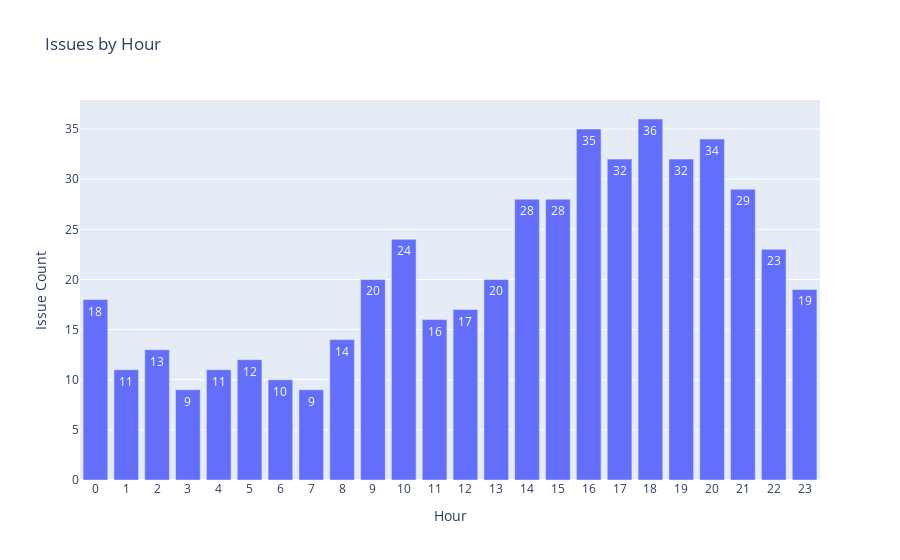

Notebook source saved alongside this figure:
### Code cell
# plot a bar chart for hourly issues
fig = go.Figure([go.Bar(
    x=issues_by_hour.index, 
    y=issues_by_hour.issue_count, 
    text=issues_by_hour.issue_count, 
    textposition='auto')])
fig.update_layout(
    title = 'Issues by Hour', 
    xaxis_title = 'Hour', 
    yaxis_title = 'Issue Count', 
    xaxis_tickmode = 'linear')
fig.show()

### Figure 1 — Plotly figure (JSON) as saved in the notebook; plotly's stock layout.template omitted (floating-point values rounded to 4 significant figures)
{"data": [{"text": [18, 11, 13, 9, 11, 12, 10, 9, 14, 20, 24, 16, 17, 20, 28, 28, 35, 32, 36, 32, 34, 29, 23, 19], "textposition": "auto", "type": "bar", "x": [0, 1, 2, 3, 4, 5, 6, 7, 8, 9, 10, 11, 12, 13, 14, 15, 16, 17, 18, 19, 20, 21, 22, 23], "y": [18, 11, 13, 9, 11, 12, 10, 9, 14, 20, 24, 16, 17, 20, 28, 28, 35, 32, 36, 32, 34, 29, 23, 19]}], "layout": {"title": {"text": "Issues by Hour"}, "xaxis": {"tickmode": "linear", "title": {"text": "Hour"}}, "yaxis": {"title": {"text": "Issue Count"}}}}
